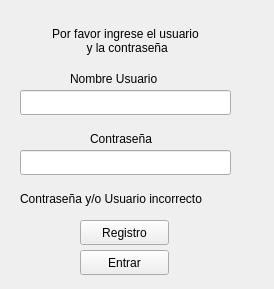
<?xml version="1.0" encoding="UTF-8"?>
<ui version="4.0">
 <class>Inicio</class>
 <widget class="QWidget" name="Inicio">
  <property name="geometry">
   <rect>
    <x>0</x>
    <y>0</y>
    <width>274</width>
    <height>289</height>
   </rect>
  </property>
  <property name="windowTitle">
   <string>Form</string>
  </property>
  <widget class="QLabel" name="label">
   <property name="geometry">
    <rect>
     <x>70</x>
     <y>70</y>
     <width>120</width>
     <height>17</height>
    </rect>
   </property>
   <property name="text">
    <string>Nombre Usuario</string>
   </property>
  </widget>
  <widget class="QLineEdit" name="nom_usu">
   <property name="geometry">
    <rect>
     <x>20</x>
     <y>90</y>
     <width>211</width>
     <height>25</height>
    </rect>
   </property>
  </widget>
  <widget class="QLabel" name="label_2">
   <property name="geometry">
    <rect>
     <x>90</x>
     <y>130</y>
     <width>81</width>
     <height>17</height>
    </rect>
   </property>
   <property name="text">
    <string>Contraseña</string>
   </property>
  </widget>
  <widget class="QLineEdit" name="contra">
   <property name="geometry">
    <rect>
     <x>20</x>
     <y>150</y>
     <width>211</width>
     <height>25</height>
    </rect>
   </property>
   <property name="text">
    <string/>
   </property>
   <property name="dragEnabled">
    <bool>false</bool>
   </property>
   <property name="readOnly">
    <bool>true</bool>
   </property>
   <property name="placeholderText">
    <string notr="true"/>
   </property>
  </widget>
  <widget class="QLabel" name="label_3">
   <property name="geometry">
    <rect>
     <x>30</x>
     <y>10</y>
     <width>191</width>
     <height>61</height>
    </rect>
   </property>
   <property name="text">
    <string>Por favor ingrese el usuario
 y la contraseña</string>
   </property>
   <property name="alignment">
    <set>Qt::AlignCenter</set>
   </property>
  </widget>
  <widget class="QPushButton" name="go_regis">
   <property name="geometry">
    <rect>
     <x>80</x>
     <y>220</y>
     <width>89</width>
     <height>25</height>
    </rect>
   </property>
   <property name="text">
    <string>Registro</string>
   </property>
  </widget>
  <widget class="QPushButton" name="go_entrar">
   <property name="geometry">
    <rect>
     <x>80</x>
     <y>250</y>
     <width>89</width>
     <height>25</height>
    </rect>
   </property>
   <property name="text">
    <string>Entrar</string>
   </property>
  </widget>
  <widget class="QLabel" name="label_4">
   <property name="geometry">
    <rect>
     <x>20</x>
     <y>190</y>
     <width>230</width>
     <height>17</height>
    </rect>
   </property>
   <property name="toolTip">
    <string>&lt;html&gt;&lt;head/&gt;&lt;body&gt;&lt;p&gt;&lt;br/&gt;&lt;/p&gt;&lt;/body&gt;&lt;/html&gt;</string>
   </property>
   <property name="frameShape">
    <enum>QFrame::NoFrame</enum>
   </property>
   <property name="frameShadow">
    <enum>QFrame::Plain</enum>
   </property>
   <property name="text">
    <string>Contraseña y/o Usuario incorrecto</string>
   </property>
   <property name="textFormat">
    <enum>Qt::AutoText</enum>
   </property>
  </widget>
 </widget>
 <resources/>
 <connections/>
</ui>
